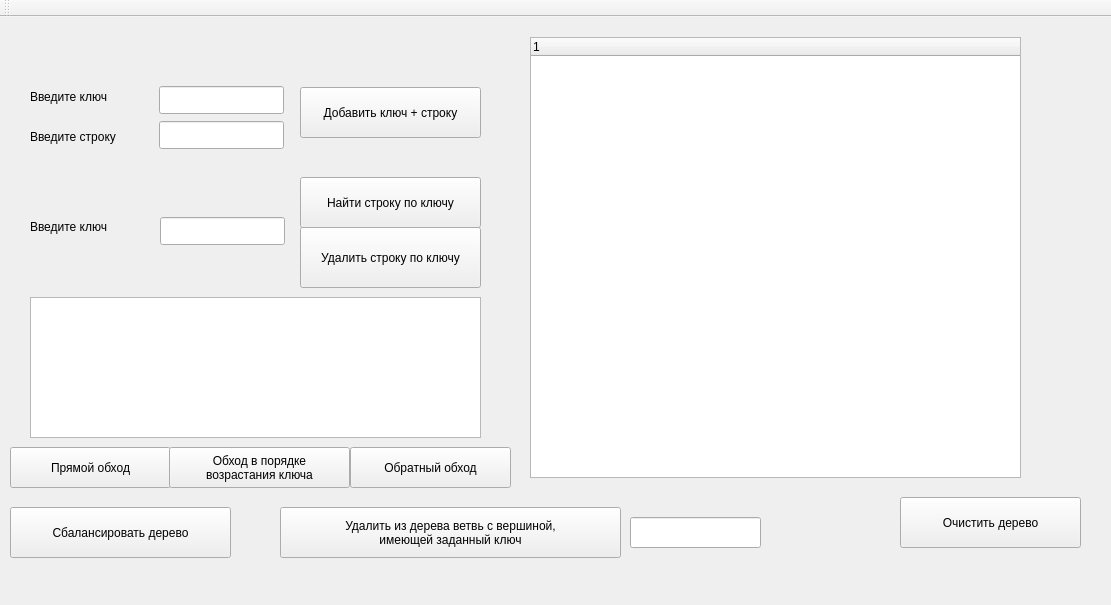
<?xml version="1.0" encoding="UTF-8"?>
<ui version="4.0">
 <class>MainWindow</class>
 <widget class="QMainWindow" name="MainWindow">
  <property name="geometry">
   <rect>
    <x>0</x>
    <y>0</y>
    <width>1111</width>
    <height>605</height>
   </rect>
  </property>
  <property name="windowTitle">
   <string>MainWindow</string>
  </property>
  <widget class="QWidget" name="centralwidget">
   <widget class="QPushButton" name="preorderButton">
    <property name="geometry">
     <rect>
      <x>10</x>
      <y>430</y>
      <width>161</width>
      <height>41</height>
     </rect>
    </property>
    <property name="text">
     <string>Прямой обход</string>
    </property>
   </widget>
   <widget class="QPushButton" name="inorderButton">
    <property name="geometry">
     <rect>
      <x>169</x>
      <y>430</y>
      <width>181</width>
      <height>41</height>
     </rect>
    </property>
    <property name="text">
     <string>Обход в порядке
возрастания ключа</string>
    </property>
   </widget>
   <widget class="QPushButton" name="postorderButton">
    <property name="geometry">
     <rect>
      <x>350</x>
      <y>430</y>
      <width>161</width>
      <height>41</height>
     </rect>
    </property>
    <property name="text">
     <string>Обратный обход</string>
    </property>
   </widget>
   <widget class="QLabel" name="label_3">
    <property name="geometry">
     <rect>
      <x>30</x>
      <y>200</y>
      <width>101</width>
      <height>20</height>
     </rect>
    </property>
    <property name="text">
     <string>Введите ключ</string>
    </property>
   </widget>
   <widget class="QTextEdit" name="resultTextEdit">
    <property name="geometry">
     <rect>
      <x>30</x>
      <y>280</y>
      <width>451</width>
      <height>141</height>
     </rect>
    </property>
   </widget>
   <widget class="QTreeWidget" name="treeWidget">
    <property name="geometry">
     <rect>
      <x>530</x>
      <y>20</y>
      <width>491</width>
      <height>441</height>
     </rect>
    </property>
    <property name="animated">
     <bool>true</bool>
    </property>
    <column>
     <property name="text">
      <string notr="true"/>
     </property>
    </column>
   </widget>
   <widget class="QLabel" name="label_2">
    <property name="geometry">
     <rect>
      <x>30</x>
      <y>110</y>
      <width>121</width>
      <height>20</height>
     </rect>
    </property>
    <property name="text">
     <string>Введите строку</string>
    </property>
   </widget>
   <widget class="QLabel" name="label_7">
    <property name="geometry">
     <rect>
      <x>0</x>
      <y>408</y>
      <width>16</width>
      <height>20</height>
     </rect>
    </property>
    <property name="text">
     <string/>
    </property>
   </widget>
   <widget class="QLabel" name="label_5">
    <property name="geometry">
     <rect>
      <x>1</x>
      <y>259</y>
      <width>16</width>
      <height>20</height>
     </rect>
    </property>
    <property name="text">
     <string/>
    </property>
   </widget>
   <widget class="QLabel" name="label_8">
    <property name="geometry">
     <rect>
      <x>0</x>
      <y>460</y>
      <width>16</width>
      <height>20</height>
     </rect>
    </property>
    <property name="text">
     <string/>
    </property>
   </widget>
   <widget class="QLabel" name="label">
    <property name="geometry">
     <rect>
      <x>30</x>
      <y>70</y>
      <width>95</width>
      <height>20</height>
     </rect>
    </property>
    <property name="text">
     <string>Введите ключ</string>
    </property>
   </widget>
   <widget class="QLabel" name="label_4">
    <property name="geometry">
     <rect>
      <x>1</x>
      <y>155</y>
      <width>16</width>
      <height>20</height>
     </rect>
    </property>
    <property name="text">
     <string/>
    </property>
   </widget>
   <widget class="QLineEdit" name="stringLineEdit">
    <property name="geometry">
     <rect>
      <x>159</x>
      <y>104</y>
      <width>125</width>
      <height>28</height>
     </rect>
    </property>
   </widget>
   <widget class="QPushButton" name="clearButton">
    <property name="geometry">
     <rect>
      <x>900</x>
      <y>480</y>
      <width>181</width>
      <height>51</height>
     </rect>
    </property>
    <property name="text">
     <string>Очистить дерево</string>
    </property>
   </widget>
   <widget class="QLineEdit" name="keyLineEdit">
    <property name="geometry">
     <rect>
      <x>159</x>
      <y>69</y>
      <width>125</width>
      <height>28</height>
     </rect>
    </property>
   </widget>
   <widget class="QLineEdit" name="keyLineEdit1">
    <property name="geometry">
     <rect>
      <x>160</x>
      <y>200</y>
      <width>125</width>
      <height>28</height>
     </rect>
    </property>
   </widget>
   <widget class="QPushButton" name="removeButton">
    <property name="geometry">
     <rect>
      <x>300</x>
      <y>210</y>
      <width>181</width>
      <height>61</height>
     </rect>
    </property>
    <property name="text">
     <string>Удалить строку по ключу</string>
    </property>
   </widget>
   <widget class="QPushButton" name="searchButton">
    <property name="geometry">
     <rect>
      <x>300</x>
      <y>160</y>
      <width>181</width>
      <height>51</height>
     </rect>
    </property>
    <property name="text">
     <string>Найти строку по ключу</string>
    </property>
   </widget>
   <widget class="QPushButton" name="addButton">
    <property name="geometry">
     <rect>
      <x>300</x>
      <y>70</y>
      <width>181</width>
      <height>51</height>
     </rect>
    </property>
    <property name="text">
     <string>Добавить ключ + строку</string>
    </property>
   </widget>
   <widget class="QPushButton" name="balanceButton">
    <property name="geometry">
     <rect>
      <x>10</x>
      <y>490</y>
      <width>221</width>
      <height>51</height>
     </rect>
    </property>
    <property name="text">
     <string>Сбалансировать дерево</string>
    </property>
   </widget>
   <widget class="QPushButton" name="taskButton">
    <property name="geometry">
     <rect>
      <x>280</x>
      <y>490</y>
      <width>341</width>
      <height>51</height>
     </rect>
    </property>
    <property name="text">
     <string>Удалить из дерева ветвь с вершиной, 
имеющей заданный ключ</string>
    </property>
   </widget>
   <widget class="QLineEdit" name="keyLineEdit2">
    <property name="geometry">
     <rect>
      <x>630</x>
      <y>500</y>
      <width>131</width>
      <height>31</height>
     </rect>
    </property>
   </widget>
  </widget>
  <widget class="QMenuBar" name="menubar">
   <property name="geometry">
    <rect>
     <x>0</x>
     <y>0</y>
     <width>1111</width>
     <height>25</height>
    </rect>
   </property>
  </widget>
  <widget class="QToolBar" name="toolBar">
   <property name="windowTitle">
    <string>toolBar</string>
   </property>
   <attribute name="toolBarArea">
    <enum>TopToolBarArea</enum>
   </attribute>
   <attribute name="toolBarBreak">
    <bool>false</bool>
   </attribute>
  </widget>
 </widget>
 <resources/>
 <connections/>
</ui>
